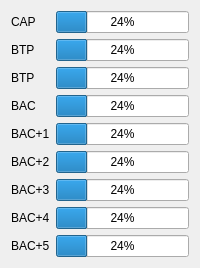
     <widget class="QWidget" name="tab_4">
      <attribute name="title">
       <string>statistique</string>
      </attribute>
      <layout class="QGridLayout" name="gridLayout_7">
       <item row="0" column="0">
        <widget class="QLabel" name="o_label_28">
         <property name="text">
          <string>CAP</string>
         </property>
        </widget>
       </item>
       <item row="0" column="1">
        <widget class="QProgressBar" name="o_progressBar_1">
         <property name="value">
          <number>24</number>
         </property>
        </widget>
       </item>
       <item row="1" column="0">
        <widget class="QLabel" name="o_label_30">
         <property name="text">
          <string>BTP</string>
         </property>
        </widget>
       </item>
       <item row="1" column="1">
        <widget class="QProgressBar" name="o_progressBar_2">
         <property name="value">
          <number>24</number>
         </property>
        </widget>
       </item>
       <item row="2" column="0">
        <widget class="QLabel" name="o_label_32">
         <property name="text">
          <string>BTP</string>
         </property>
        </widget>
       </item>
       <item row="2" column="1">
        <widget class="QProgressBar" name="o_progressBar_3">
         <property name="value">
          <number>24</number>
         </property>
        </widget>
       </item>
       <item row="3" column="0">
        <widget class="QLabel" name="o_label_34">
         <property name="text">
          <string>BAC</string>
         </property>
        </widget>
       </item>
       <item row="3" column="1">
        <widget class="QProgressBar" name="o_progressBar_4">
         <property name="value">
          <number>24</number>
         </property>
        </widget>
       </item>
       <item row="4" column="0">
        <widget class="QLabel" name="o_label_37">
         <property name="text">
          <string>BAC+1</string>
         </property>
        </widget>
       </item>
       <item row="4" column="1">
        <widget class="QProgressBar" name="o_progressBar_5">
         <property name="value">
          <number>24</number>
         </property>
        </widget>
       </item>
       <item row="5" column="0">
        <widget class="QLabel" name="o_label_40">
         <property name="text">
          <string>BAC+2</string>
         </property>
        </widget>
       </item>
       <item row="5" column="1">
        <widget class="QProgressBar" name="o_progressBar_6">
         <property name="value">
          <number>24</number>
         </property>
        </widget>
       </item>
       <item row="6" column="0">
        <widget class="QLabel" name="o_label_41">
         <property name="text">
          <string>BAC+3</string>
         </property>
        </widget>
       </item>
       <item row="6" column="1">
        <widget class="QProgressBar" name="o_progressBar_7">
         <property name="value">
          <number>24</number>
         </property>
        </widget>
       </item>
       <item row="7" column="0">
        <widget class="QLabel" name="o_label_42">
         <property name="text">
          <string>BAC+4</string>
         </property>
        </widget>
       </item>
       <item row="7" column="1">
        <widget class="QProgressBar" name="o_progressBar_8">
         <property name="value">
          <number>24</number>
         </property>
        </widget>
       </item>
       <item row="8" column="0">
        <widget class="QLabel" name="o_label_43">
         <property name="text">
          <string>BAC+5</string>
         </property>
        </widget>
       </item>
       <item row="8" column="1">
        <widget class="QProgressBar" name="o_progressBar_9">
         <property name="value">
          <number>24</number>
         </property>
        </widget>
       </item>
      </layout>
     </widget>
